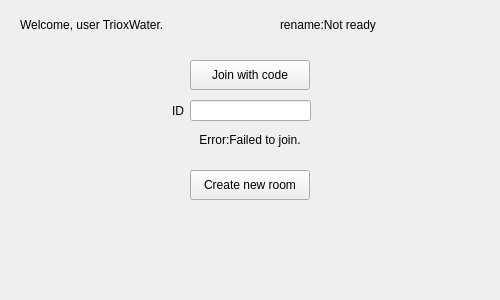
<?xml version="1.0" encoding="UTF-8"?>
<ui version="4.0">
 <class>mul_initwidget</class>
 <widget class="QWidget" name="mul_initwidget">
  <property name="geometry">
   <rect>
    <x>0</x>
    <y>0</y>
    <width>500</width>
    <height>300</height>
   </rect>
  </property>
  <property name="windowTitle">
   <string>Form</string>
  </property>
  <widget class="QLabel" name="label">
   <property name="geometry">
    <rect>
     <x>20</x>
     <y>10</y>
     <width>201</width>
     <height>30</height>
    </rect>
   </property>
   <property name="text">
    <string>Welcome, user TrioxWater.</string>
   </property>
  </widget>
  <widget class="QPushButton" name="pushButtonJoin">
   <property name="geometry">
    <rect>
     <x>190</x>
     <y>60</y>
     <width>120</width>
     <height>30</height>
    </rect>
   </property>
   <property name="text">
    <string>Join with code</string>
   </property>
  </widget>
  <widget class="QPushButton" name="pushButtonNew">
   <property name="geometry">
    <rect>
     <x>190</x>
     <y>170</y>
     <width>120</width>
     <height>30</height>
    </rect>
   </property>
   <property name="text">
    <string>Create new room</string>
   </property>
  </widget>
  <widget class="QLabel" name="label_2">
   <property name="geometry">
    <rect>
     <x>180</x>
     <y>130</y>
     <width>140</width>
     <height>20</height>
    </rect>
   </property>
   <property name="text">
    <string>Error:Failed to join.</string>
   </property>
   <property name="alignment">
    <set>Qt::AlignCenter</set>
   </property>
  </widget>
  <widget class="QLabel" name="label_rename">
   <property name="geometry">
    <rect>
     <x>280</x>
     <y>10</y>
     <width>121</width>
     <height>30</height>
    </rect>
   </property>
   <property name="text">
    <string>rename:Not ready</string>
   </property>
  </widget>
  <widget class="QLineEdit" name="lineEdit">
   <property name="geometry">
    <rect>
     <x>190</x>
     <y>100</y>
     <width>121</width>
     <height>21</height>
    </rect>
   </property>
   <property name="text">
    <string/>
   </property>
  </widget>
  <widget class="QLabel" name="const_label_ID">
   <property name="geometry">
    <rect>
     <x>130</x>
     <y>100</y>
     <width>54</width>
     <height>21</height>
    </rect>
   </property>
   <property name="text">
    <string>ID</string>
   </property>
   <property name="alignment">
    <set>Qt::AlignRight|Qt::AlignTrailing|Qt::AlignVCenter</set>
   </property>
  </widget>
 </widget>
 <resources/>
 <connections/>
</ui>
